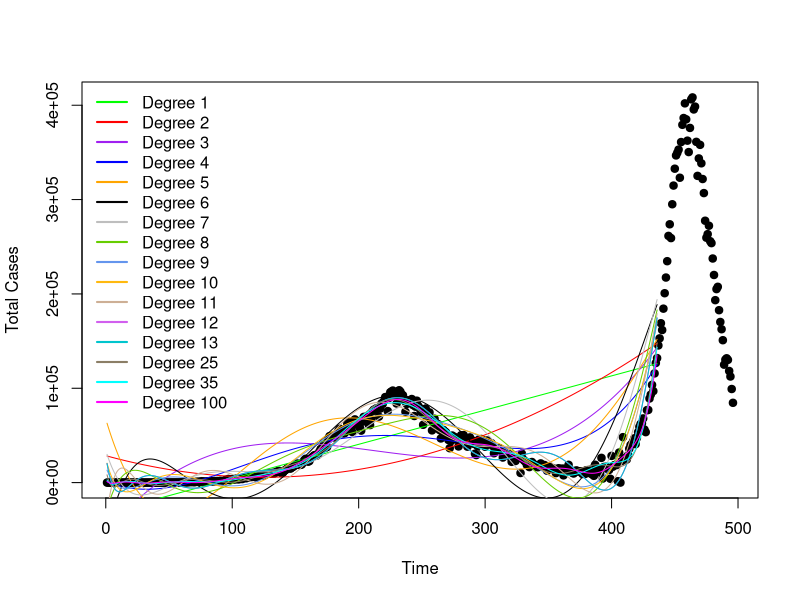
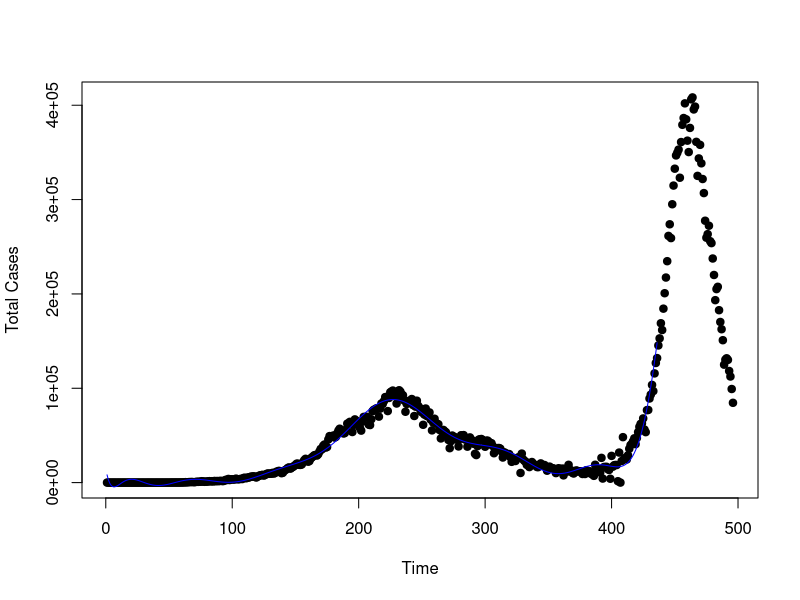
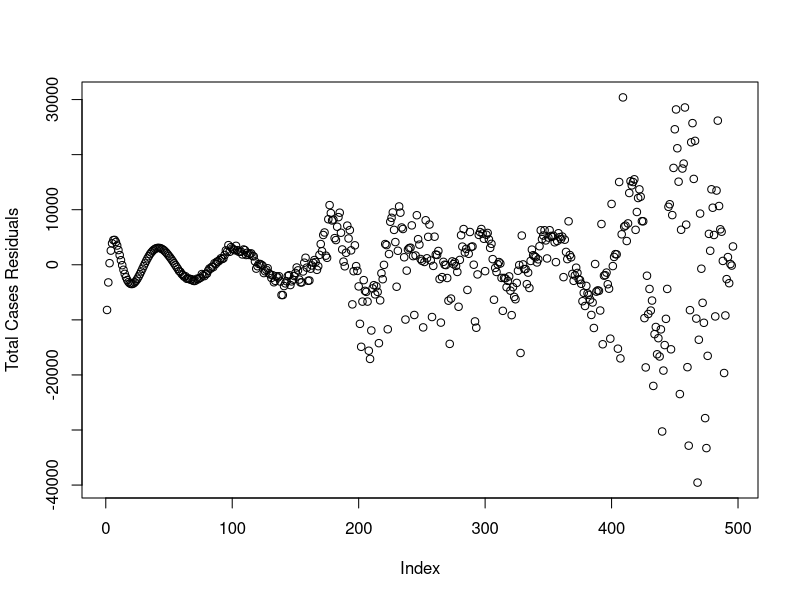
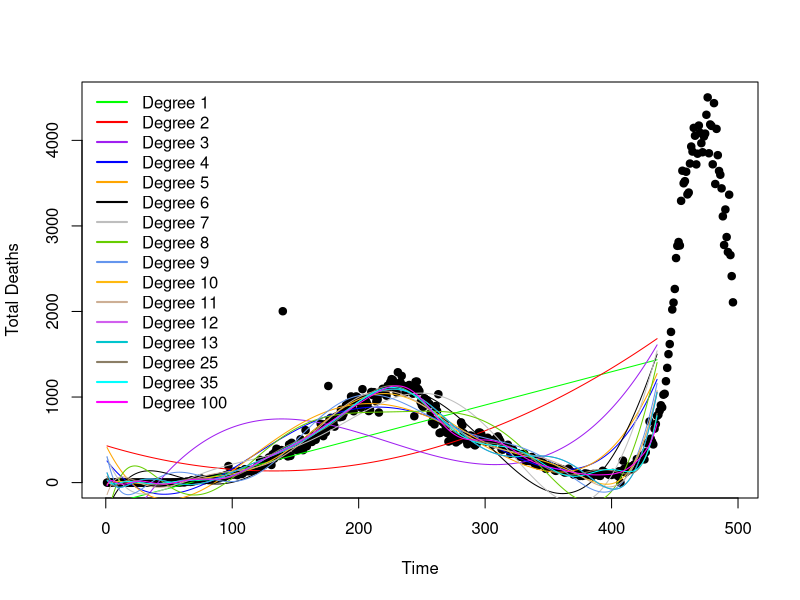
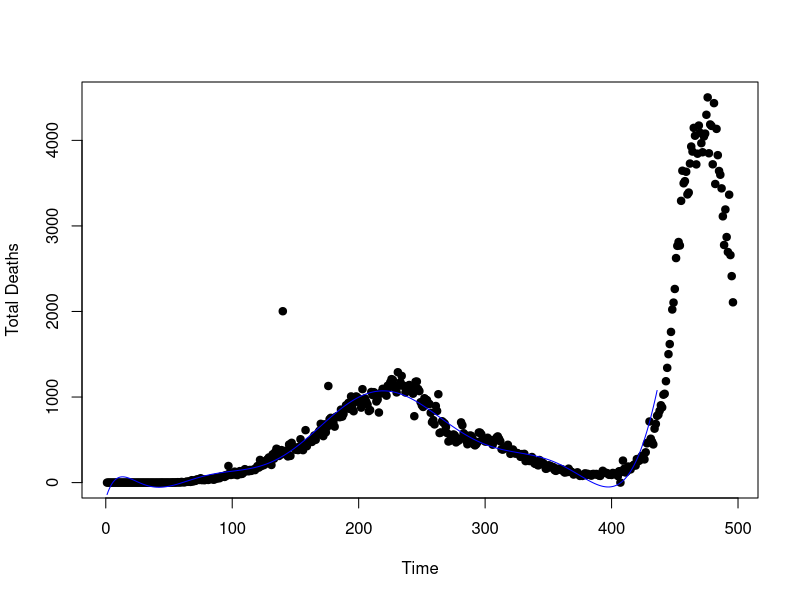
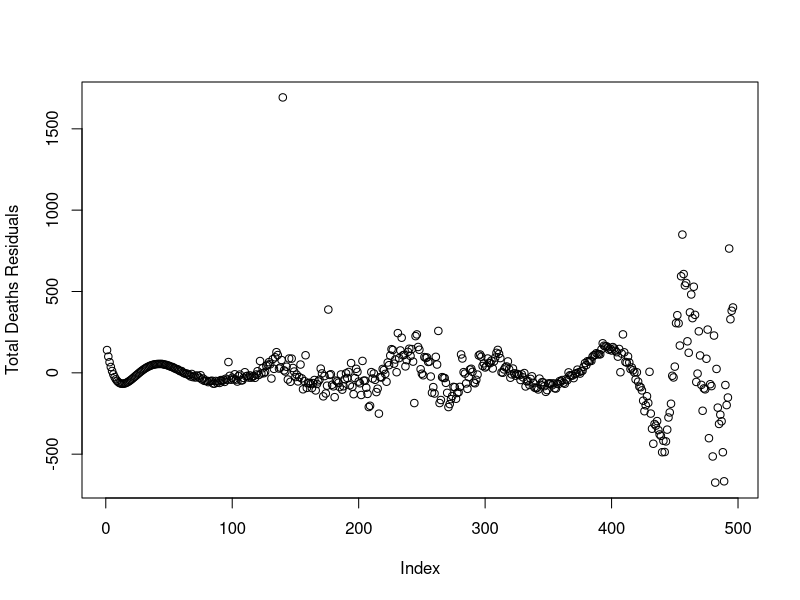
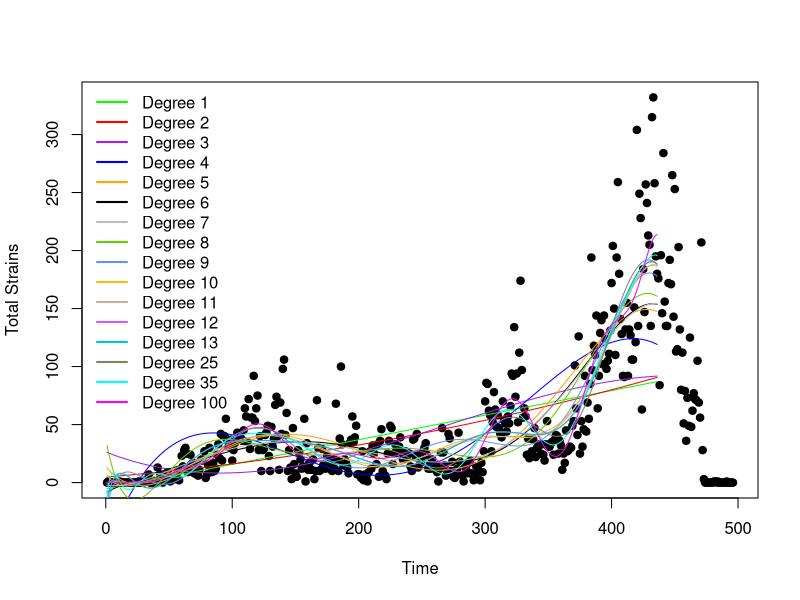
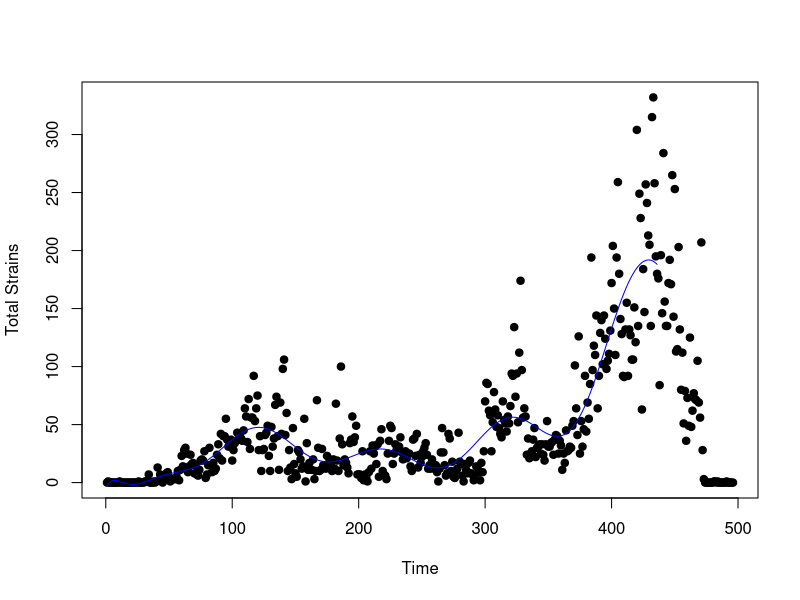

These figures' R source, in order:
rm(list=ls())

# Need the "tseries" package for "adf.test" function.
#install.packages("tseries")
library(tseries)
#---------------------------------------------------------------------------------------
# Polynomial Curve Fitting
#---------------------------------------------------------------------------------------

df <- read.csv("data_final/combined_final_data.csv")  # Reading the number of cases
df <- subset(df,select = -c(1))


df$x <- 0
for(i in 1:nrow(df)) {  df$x[i] <- i}


df$y <- df$total_cases


fit1 <- lm(y~x, data=df)
fit2 <- lm(y~poly(x,2,raw=TRUE), data=df)
fit3 <- lm(y~poly(x,3,raw=TRUE), data=df)
fit4 <- lm(y~poly(x,4,raw=TRUE), data=df)
fit5 <- lm(y~poly(x,5,raw=TRUE), data=df)
fit6 <- lm(y~poly(x,6,raw=TRUE), data=df)
fit7 <- lm(y~poly(x,7,raw=TRUE), data=df)
fit8 <- lm(y~poly(x,8,raw=TRUE), data=df)
fit9 <- lm(y~poly(x,9,raw=TRUE), data=df)
fit10 <- lm(y~poly(x,10,raw=TRUE), data=df)
fit11 <- lm(y~poly(x,11,raw=TRUE), data=df)
fit12 <- lm(y~poly(x,12,raw=TRUE), data=df)
fit13 <- lm(y~poly(x,13,raw=TRUE), data=df)
fit25 <- lm(y~poly(x,25,raw=TRUE), data=df)
fit35 <- lm(y~poly(x,35,raw=TRUE), data=df)
fit100 <- lm(y~poly(x,100,raw=TRUE), data=df)

#create a scatterplot of x vs. y
plot(df$x, df$y, pch=19, xlab='Time', ylab='Total Cases')

#define x-axis values
x_axis <- seq(1, 436, length=436)

#add curve of each model to plot
lines(x_axis, predict(fit1, data.frame(x=x_axis)), col='green')
lines(x_axis, predict(fit2, data.frame(x=x_axis)), col='red')
lines(x_axis, predict(fit3, data.frame(x=x_axis)), col='purple')
lines(x_axis, predict(fit4, data.frame(x=x_axis)), col='blue')
lines(x_axis, predict(fit5, data.frame(x=x_axis)), col='orange')
lines(x_axis, predict(fit6, data.frame(x=x_axis)), col='black')
lines(x_axis, predict(fit7, data.frame(x=x_axis)), col='grey')
lines(x_axis, predict(fit8, data.frame(x=x_axis)), col='chartreuse3')
lines(x_axis, predict(fit9, data.frame(x=x_axis)), col='cornflowerblue')
lines(x_axis, predict(fit10, data.frame(x=x_axis)), col='darkgoldenrod1')
lines(x_axis, predict(fit11, data.frame(x=x_axis)), col='peachpuff3')
lines(x_axis, predict(fit12, data.frame(x=x_axis)), col='mediumorchid2')
lines(x_axis, predict(fit13, data.frame(x=x_axis)), col='turquoise3')
lines(x_axis, predict(fit25, data.frame(x=x_axis)), col='wheat4')
lines(x_axis, predict(fit35, data.frame(x=x_axis)), col='cyan')
lines(x_axis, predict(fit100, data.frame(x=x_axis)), col='magenta')
legend("topleft", c("Degree 1","Degree 2","Degree 3","Degree 4","Degree 5","Degree 6","Degree 7","Degree 8","Degree 9","Degree 10","Degree 11","Degree 12","Degree 13","Degree 25","Degree 35","Degree 100"),lty = c(1,1,1,1,1,1,1,1,1,1,1,1,1,1,1,1), lwd = 2, col = c('green','red','purple','blue','orange','black','grey','chartreuse3','cornflowerblue','darkgoldenrod1','peachpuff3','mediumorchid2','turquoise3','wheat4','cyan','magenta'), bty = "n")

summary(fit1)$adj.r.squared
summary(fit2)$adj.r.squared
summary(fit3)$adj.r.squared
summary(fit4)$adj.r.squared
summary(fit5)$adj.r.squared
summary(fit6)$adj.r.squared
summary(fit7)$adj.r.squared
summary(fit8)$adj.r.squared
summary(fit9)$adj.r.squared
summary(fit10)$adj.r.squared
summary(fit11)$adj.r.squared
summary(fit12)$adj.r.squared
summary(fit13)$adj.r.squared
summary(fit25)$adj.r.squared
summary(fit35)$adj.r.squared
summary(fit100)$adj.r.squared

#create a scatterplot of x vs. y
plot(df$x, df$y, pch=19, xlab='Time', ylab='Total Cases')

#define x-axis values
x_axis <- seq(1, 436, length=436)

#add curve of fourth-degree polynomial model
lines(x_axis, predict(fit25, data.frame(x=x_axis)), col='blue')


summary(fit25)

plot(fit25$residuals,ylab="Total Cases Residuals")

#----------------------------------------------------------------------------------------------------------------------------
#----------------------------------------------------------------------------------------------------------------------------

rm(list=ls())

df <- read.csv("data_final/combined_final_data.csv")  # Reading the number of cases
df <- subset(df,select = -c(1))


#Finding the curve that fits best to the total_deaths trend.

df$x <- 0
for(i in 1:nrow(df)) {  df$x[i] <- i}


df$y <- df$total_deaths


fit1 <- lm(y~x, data=df)
fit2 <- lm(y~poly(x,2,raw=TRUE), data=df)
fit3 <- lm(y~poly(x,3,raw=TRUE), data=df)
fit4 <- lm(y~poly(x,4,raw=TRUE), data=df)
fit5 <- lm(y~poly(x,5,raw=TRUE), data=df)
fit6 <- lm(y~poly(x,6,raw=TRUE), data=df)
fit7 <- lm(y~poly(x,7,raw=TRUE), data=df)
fit8 <- lm(y~poly(x,8,raw=TRUE), data=df)
fit9 <- lm(y~poly(x,9,raw=TRUE), data=df)
fit10 <- lm(y~poly(x,10,raw=TRUE), data=df)
fit11 <- lm(y~poly(x,11,raw=TRUE), data=df)
fit12 <- lm(y~poly(x,12,raw=TRUE), data=df)
fit13 <- lm(y~poly(x,13,raw=TRUE), data=df)

fit25 <- lm(y~poly(x,25,raw=TRUE), data=df)
fit35 <- lm(y~poly(x,35,raw=TRUE), data=df)
fit100 <- lm(y~poly(x,100,raw=TRUE), data=df)

#create a scatterplot of x vs. y
plot(df$x, df$y, pch=19, xlab='Time', ylab='Total Deaths')

#define x-axis values
x_axis <- seq(1, 436, length=436)

#add curve of each model to plot
lines(x_axis, predict(fit1, data.frame(x=x_axis)), col='green')
lines(x_axis, predict(fit2, data.frame(x=x_axis)), col='red')
lines(x_axis, predict(fit3, data.frame(x=x_axis)), col='purple')
lines(x_axis, predict(fit4, data.frame(x=x_axis)), col='blue')
lines(x_axis, predict(fit5, data.frame(x=x_axis)), col='orange')
lines(x_axis, predict(fit6, data.frame(x=x_axis)), col='black')
lines(x_axis, predict(fit7, data.frame(x=x_axis)), col='grey')
lines(x_axis, predict(fit8, data.frame(x=x_axis)), col='chartreuse3')
lines(x_axis, predict(fit9, data.frame(x=x_axis)), col='cornflowerblue')
lines(x_axis, predict(fit10, data.frame(x=x_axis)), col='darkgoldenrod1')
lines(x_axis, predict(fit11, data.frame(x=x_axis)), col='peachpuff3')
lines(x_axis, predict(fit12, data.frame(x=x_axis)), col='mediumorchid2')
lines(x_axis, predict(fit13, data.frame(x=x_axis)), col='turquoise3')
lines(x_axis, predict(fit25, data.frame(x=x_axis)), col='wheat4')
lines(x_axis, predict(fit35, data.frame(x=x_axis)), col='cyan')
lines(x_axis, predict(fit100, data.frame(x=x_axis)), col='magenta')
legend("topleft", c("Degree 1","Degree 2","Degree 3","Degree 4","Degree 5","Degree 6","Degree 7","Degree 8","Degree 9","Degree 10","Degree 11","Degree 12","Degree 13","Degree 25","Degree 35","Degree 100"),lty = c(1,1,1,1,1,1,1,1,1,1,1,1,1,1,1,1), lwd = 2, col = c('green','red','purple','blue','orange','black','grey','chartreuse3','cornflowerblue','darkgoldenrod1','peachpuff3','mediumorchid2','turquoise3','wheat4','cyan','magenta'), bty = "n")


summary(fit1)$adj.r.squared
summary(fit2)$adj.r.squared
summary(fit3)$adj.r.squared
summary(fit4)$adj.r.squared
summary(fit5)$adj.r.squared
summary(fit6)$adj.r.squared
summary(fit7)$adj.r.squared
summary(fit8)$adj.r.squared
summary(fit9)$adj.r.squared
summary(fit10)$adj.r.squared
summary(fit11)$adj.r.squared
summary(fit12)$adj.r.squared
summary(fit13)$adj.r.squared
summary(fit25)$adj.r.squared
summary(fit35)$adj.r.squared
summary(fit100)$adj.r.squared

#create a scatterplot of x vs. y
plot(df$x, df$y, pch=19, xlab='Time', ylab='Total Deaths')

#define x-axis values
x_axis <- seq(1, 436, length=436)

#add curve of fourth-degree polynomial model
lines(x_axis, predict(fit11, data.frame(x=x_axis)), col='blue')


summary(fit11)

plot(fit11$residuals,ylab="Total Deaths Residuals")

#----------------------------------------------------------------------------------------------------------------------------
#----------------------------------------------------------------------------------------------------------------------------

rm(list=ls())

df <- read.csv("data_final/combined_final_data.csv")  # Reading the number of cases
df <- subset(df,select = -c(1))


#Finding the curve that fits best to the total_strains trend.

df$x <- 0
for(i in 1:nrow(df)) {  df$x[i] <- i}


df$y <- df$total_strains


fit1 <- lm(y~x, data=df)
fit2 <- lm(y~poly(x,2,raw=TRUE), data=df)
fit3 <- lm(y~poly(x,3,raw=TRUE), data=df)
fit4 <- lm(y~poly(x,4,raw=TRUE), data=df)
fit5 <- lm(y~poly(x,5,raw=TRUE), data=df)
fit6 <- lm(y~poly(x,6,raw=TRUE), data=df)
fit7 <- lm(y~poly(x,7,raw=TRUE), data=df)
fit8 <- lm(y~poly(x,8,raw=TRUE), data=df)
fit9 <- lm(y~poly(x,9,raw=TRUE), data=df)
fit10 <- lm(y~poly(x,10,raw=TRUE), data=df)
fit11 <- lm(y~poly(x,11,raw=TRUE), data=df)
fit12 <- lm(y~poly(x,12,raw=TRUE), data=df)
fit13 <- lm(y~poly(x,13,raw=TRUE), data=df)

fit25 <- lm(y~poly(x,25,raw=TRUE), data=df)
fit35 <- lm(y~poly(x,35,raw=TRUE), data=df)
fit100 <- lm(y~poly(x,100,raw=TRUE), data=df)

#create a scatterplot of x vs. y
plot(df$x, df$y, pch=19, xlab='Time', ylab='Total Strains')

#define x-axis values
x_axis <- seq(1, 436, length=436)

#add curve of each model to plot
lines(x_axis, predict(fit1, data.frame(x=x_axis)), col='green')
lines(x_axis, predict(fit2, data.frame(x=x_axis)), col='red')
lines(x_axis, predict(fit3, data.frame(x=x_axis)), col='purple')
lines(x_axis, predict(fit4, data.frame(x=x_axis)), col='blue')
lines(x_axis, predict(fit5, data.frame(x=x_axis)), col='orange')
lines(x_axis, predict(fit6, data.frame(x=x_axis)), col='black')
lines(x_axis, predict(fit7, data.frame(x=x_axis)), col='grey')
lines(x_axis, predict(fit8, data.frame(x=x_axis)), col='chartreuse3')
lines(x_axis, predict(fit9, data.frame(x=x_axis)), col='cornflowerblue')
lines(x_axis, predict(fit10, data.frame(x=x_axis)), col='darkgoldenrod1')
lines(x_axis, predict(fit11, data.frame(x=x_axis)), col='peachpuff3')
lines(x_axis, predict(fit12, data.frame(x=x_axis)), col='mediumorchid2')
lines(x_axis, predict(fit13, data.frame(x=x_axis)), col='turquoise3')
lines(x_axis, predict(fit25, data.frame(x=x_axis)), col='wheat4')
lines(x_axis, predict(fit35, data.frame(x=x_axis)), col='cyan')
lines(x_axis, predict(fit100, data.frame(x=x_axis)), col='magenta')
legend("topleft", c("Degree 1","Degree 2","Degree 3","Degree 4","Degree 5","Degree 6","Degree 7","Degree 8","Degree 9","Degree 10","Degree 11","Degree 12","Degree 13","Degree 25","Degree 35","Degree 100"),lty = c(1,1,1,1,1,1,1,1,1,1,1,1,1,1,1,1), lwd = 2, col = c('green','red','purple','blue','orange','black','grey','chartreuse3','cornflowerblue','darkgoldenrod1','peachpuff3','mediumorchid2','turquoise3','wheat4','cyan','magenta'), bty = "n")

summary(fit1)$adj.r.squared
summary(fit2)$adj.r.squared
summary(fit3)$adj.r.squared
summary(fit4)$adj.r.squared
summary(fit5)$adj.r.squared
summary(fit6)$adj.r.squared
summary(fit7)$adj.r.squared
summary(fit8)$adj.r.squared
summary(fit9)$adj.r.squared
summary(fit10)$adj.r.squared
summary(fit11)$adj.r.squared
summary(fit12)$adj.r.squared
summary(fit13)$adj.r.squared
summary(fit25)$adj.r.squared
summary(fit35)$adj.r.squared
summary(fit100)$adj.r.squared

#create a scatterplot of x vs. y
plot(df$x, df$y, pch=19, xlab='Time', ylab='Total Strains')

#define x-axis values
x_axis <- seq(1, 436, length=436)

#add curve of fourth-degree polynomial model
lines(x_axis, predict(fit25, data.frame(x=x_axis)), col='blue')


summary(fit25)

plot(fit25$residuals,ylab="Total Strains Residuals")


#----------------------------------------------------------------------------------------------------------------------------
#----------------------------------------------------------------------------------------------------------------------------

rm(list=ls())

df <- read.csv("data_final/combined_final_data.csv")  # Reading the number of cases
df <- subset(df,select = -c(1))


#Finding the curve that fits best to the Total_severity trend.

df$x <- 0
for(i in 1:nrow(df)) {  df$x[i] <- i}


df$y <- df$Total_severity


fit1 <- lm(y~x, data=df)
fit2 <- lm(y~poly(x,2,raw=TRUE), data=df)
fit3 <- lm(y~poly(x,3,raw=TRUE), data=df)
fit4 <- lm(y~poly(x,4,raw=TRUE), data=df)
fit5 <- lm(y~poly(x,5,raw=TRUE), data=df)
fit6 <- lm(y~poly(x,6,raw=TRUE), data=df)
fit7 <- lm(y~poly(x,7,raw=TRUE), data=df)
fit8 <- lm(y~poly(x,8,raw=TRUE), data=df)
fit9 <- lm(y~poly(x,9,raw=TRUE), data=df)
fit10 <- lm(y~poly(x,10,raw=TRUE), data=df)
fit11 <- lm(y~poly(x,11,raw=TRUE), data=df)
fit12 <- lm(y~poly(x,12,raw=TRUE), data=df)
fit13 <- lm(y~poly(x,13,raw=TRUE), data=df)
fit25 <- lm(y~poly(x,25,raw=TRUE), data=df)
fit35 <- lm(y~poly(x,35,raw=TRUE), data=df)
fit100 <- lm(y~poly(x,100,raw=TRUE), data=df)

#create a scatterplot of x vs. y
plot(df$x, df$y, pch=19, xlab='Time', ylab='Total Severity')

#define x-axis values
x_axis <- seq(1, 436, length=436)

#add curve of each model to plot
lines(x_axis, predict(fit1, data.frame(x=x_axis)), col='green')
lines(x_axis, predict(fit2, data.frame(x=x_axis)), col='red')
lines(x_axis, predict(fit3, data.frame(x=x_axis)), col='purple')
lines(x_axis, predict(fit4, data.frame(x=x_axis)), col='blue')
lines(x_axis, predict(fit5, data.frame(x=x_axis)), col='orange')
lines(x_axis, predict(fit6, data.frame(x=x_axis)), col='black')
lines(x_axis, predict(fit7, data.frame(x=x_axis)), col='grey')
lines(x_axis, predict(fit8, data.frame(x=x_axis)), col='chartreuse3')
lines(x_axis, predict(fit9, data.frame(x=x_axis)), col='cornflowerblue')
lines(x_axis, predict(fit10, data.frame(x=x_axis)), col='darkgoldenrod1')
lines(x_axis, predict(fit11, data.frame(x=x_axis)), col='peachpuff3')
lines(x_axis, predict(fit12, data.frame(x=x_axis)), col='mediumorchid2')
lines(x_axis, predict(fit13, data.frame(x=x_axis)), col='turquoise3')
lines(x_axis, predict(fit25, data.frame(x=x_axis)), col='wheat4')
lines(x_axis, predict(fit35, data.frame(x=x_axis)), col='cyan')
lines(x_axis, predict(fit100, data.frame(x=x_axis)), col='magenta')
legend("topleft", c("Degree 1","Degree 2","Degree 3","Degree 4","Degree 5","Degree 6","Degree 7","Degree 8","Degree 9","Degree 10","Degree 11","Degree 12","Degree 13","Degree 25","Degree 35","Degree 100"),lty = c(1,1,1,1,1,1,1,1,1,1,1,1,1,1,1,1), lwd = 2, col = c('green','red','purple','blue','orange','black','grey','chartreuse3','cornflowerblue','darkgoldenrod1','peachpuff3','mediumorchid2','turquoise3','wheat4','cyan','magenta'), bty = "n")

summary(fit1)$adj.r.squared
summary(fit2)$adj.r.squared
summary(fit3)$adj.r.squared
summary(fit4)$adj.r.squared
summary(fit5)$adj.r.squared
summary(fit6)$adj.r.squared
summary(fit7)$adj.r.squared
summary(fit8)$adj.r.squared
summary(fit9)$adj.r.squared
summary(fit10)$adj.r.squared
summary(fit11)$adj.r.squared
summary(fit12)$adj.r.squared
summary(fit13)$adj.r.squared
summary(fit25)$adj.r.squared
summary(fit35)$adj.r.squared
summary(fit100)$adj.r.squared

#create a scatterplot of x vs. y
plot(df$x, df$y, pch=19, xlab='Time', ylab='Total Severity')

#define x-axis values
x_axis <- seq(1, 436, length=436)

#add curve of fourth-degree polynomial model
lines(x_axis, predict(fit5, data.frame(x=x_axis)), col='blue')


summary(fit5)

plot(fit5$residuals,ylab="Total Severity Residuals")






#----------------------------------------------------------------------------------------------------------------------------
#----------------------------------------------------------------------------------------------------------------------------

rm(list=ls())

df <- read.csv("data_final/combined_final_data.csv")  # Reading the number of cases
df <- subset(df,select = -c(1))


#Finding the curve that fits best to the Total_severity trend.

df$x <- 0
for(i in 1:nrow(df)) {  df$x[i] <- i}


df$y <- df$alpha_strains


fit1 <- lm(y~x, data=df)
fit2 <- lm(y~poly(x,2,raw=TRUE), data=df)
fit3 <- lm(y~poly(x,3,raw=TRUE), data=df)
fit4 <- lm(y~poly(x,4,raw=TRUE), data=df)
fit5 <- lm(y~poly(x,5,raw=TRUE), data=df)
fit6 <- lm(y~poly(x,6,raw=TRUE), data=df)
fit7 <- lm(y~poly(x,7,raw=TRUE), data=df)
fit8 <- lm(y~poly(x,8,raw=TRUE), data=df)
fit9 <- lm(y~poly(x,9,raw=TRUE), data=df)
fit10 <- lm(y~poly(x,10,raw=TRUE), data=df)
fit11 <- lm(y~poly(x,11,raw=TRUE), data=df)
fit12 <- lm(y~poly(x,12,raw=TRUE), data=df)
fit13 <- lm(y~poly(x,13,raw=TRUE), data=df)
fit25 <- lm(y~poly(x,25,raw=TRUE), data=df)
fit35 <- lm(y~poly(x,35,raw=TRUE), data=df)
fit100 <- lm(y~poly(x,100,raw=TRUE), data=df)

#create a scatterplot of x vs. y
plot(df$x, df$y, pch=19, xlab='Time', ylab='Alpha Strains')

#define x-axis values
x_axis <- seq(1, 436, length=436)

#add curve of each model to plot
lines(x_axis, predict(fit1, data.frame(x=x_axis)), col='green')
lines(x_axis, predict(fit2, data.frame(x=x_axis)), col='red')
lines(x_axis, predict(fit3, data.frame(x=x_axis)), col='purple')
lines(x_axis, predict(fit4, data.frame(x=x_axis)), col='blue')
lines(x_axis, predict(fit5, data.frame(x=x_axis)), col='orange')
lines(x_axis, predict(fit6, data.frame(x=x_axis)), col='black')
lines(x_axis, predict(fit7, data.frame(x=x_axis)), col='grey')
lines(x_axis, predict(fit8, data.frame(x=x_axis)), col='chartreuse3')
lines(x_axis, predict(fit9, data.frame(x=x_axis)), col='cornflowerblue')
lines(x_axis, predict(fit10, data.frame(x=x_axis)), col='darkgoldenrod1')
lines(x_axis, predict(fit11, data.frame(x=x_axis)), col='peachpuff3')
lines(x_axis, predict(fit12, data.frame(x=x_axis)), col='mediumorchid2')
lines(x_axis, predict(fit13, data.frame(x=x_axis)), col='turquoise3')
lines(x_axis, predict(fit25, data.frame(x=x_axis)), col='wheat4')
lines(x_axis, predict(fit35, data.frame(x=x_axis)), col='cyan')
lines(x_axis, predict(fit100, data.frame(x=x_axis)), col='magenta')
legend("topleft", c("Degree 1","Degree 2","Degree 3","Degree 4","Degree 5","Degree 6","Degree 7","Degree 8","Degree 9","Degree 10","Degree 11","Degree 12","Degree 13","Degree 25","Degree 35","Degree 100"),lty = c(1,1,1,1,1,1,1,1,1,1,1,1,1,1,1,1), lwd = 2, col = c('green','red','purple','blue','orange','black','grey','chartreuse3','cornflowerblue','darkgoldenrod1','peachpuff3','mediumorchid2','turquoise3','wheat4','cyan','magenta'), bty = "n")

summary(fit1)$adj.r.squared
summary(fit2)$adj.r.squared
summary(fit3)$adj.r.squared
summary(fit4)$adj.r.squared
summary(fit5)$adj.r.squared
summary(fit6)$adj.r.squared
summary(fit7)$adj.r.squared
summary(fit8)$adj.r.squared
summary(fit9)$adj.r.squared
summary(fit10)$adj.r.squared
summary(fit11)$adj.r.squared
summary(fit12)$adj.r.squared
summary(fit13)$adj.r.squared
summary(fit25)$adj.r.squared
summary(fit35)$adj.r.squared
summary(fit100)$adj.r.squared

#create a scatterplot of x vs. y
plot(df$x, df$y, pch=19, xlab='Time', ylab='Alpha Strains')

#define x-axis values
x_axis <- seq(1, 436, length=436)

#add curve of fourth-degree polynomial model
lines(x_axis, predict(fit25, data.frame(x=x_axis)), col='blue')


summary(fit25)

plot(fit25$residuals,ylab="Alpha Strains Residuals")



rm(list=ls())

#----------------------------------------------------------------------------------------------------------------------------
#----------------------------------------------------------------------------------------------------------------------------

rm(list=ls())

df <- read.csv("data_final/combined_final_data.csv")  # Reading the number of cases
df <- subset(df,select = -c(1))


#Finding the curve that fits best to the Total_severity trend.

df$x <- 0
for(i in 1:nrow(df)) {  df$x[i] <- i}


df$y <- df$beta_strains


fit1 <- lm(y~x, data=df)
fit2 <- lm(y~poly(x,2,raw=TRUE), data=df)
fit3 <- lm(y~poly(x,3,raw=TRUE), data=df)
fit4 <- lm(y~poly(x,4,raw=TRUE), data=df)
fit5 <- lm(y~poly(x,5,raw=TRUE), data=df)
fit6 <- lm(y~poly(x,6,raw=TRUE), data=df)
fit7 <- lm(y~poly(x,7,raw=TRUE), data=df)
fit8 <- lm(y~poly(x,8,raw=TRUE), data=df)
fit9 <- lm(y~poly(x,9,raw=TRUE), data=df)
fit10 <- lm(y~poly(x,10,raw=TRUE), data=df)
fit11 <- lm(y~poly(x,11,raw=TRUE), data=df)
fit12 <- lm(y~poly(x,12,raw=TRUE), data=df)
fit13 <- lm(y~poly(x,13,raw=TRUE), data=df)
fit25 <- lm(y~poly(x,25,raw=TRUE), data=df)
fit35 <- lm(y~poly(x,35,raw=TRUE), data=df)
fit100 <- lm(y~poly(x,100,raw=TRUE), data=df)

#create a scatterplot of x vs. y
plot(df$x, df$y, pch=19, xlab='Time', ylab='Beta Strains')

#define x-axis values
x_axis <- seq(1, 436, length=436)

#add curve of each model to plot
lines(x_axis, predict(fit1, data.frame(x=x_axis)), col='green')
lines(x_axis, predict(fit2, data.frame(x=x_axis)), col='red')
lines(x_axis, predict(fit3, data.frame(x=x_axis)), col='purple')
lines(x_axis, predict(fit4, data.frame(x=x_axis)), col='blue')
lines(x_axis, predict(fit5, data.frame(x=x_axis)), col='orange')
lines(x_axis, predict(fit6, data.frame(x=x_axis)), col='black')
lines(x_axis, predict(fit7, data.frame(x=x_axis)), col='grey')
lines(x_axis, predict(fit8, data.frame(x=x_axis)), col='chartreuse3')
lines(x_axis, predict(fit9, data.frame(x=x_axis)), col='cornflowerblue')
lines(x_axis, predict(fit10, data.frame(x=x_axis)), col='darkgoldenrod1')
lines(x_axis, predict(fit11, data.frame(x=x_axis)), col='peachpuff3')
lines(x_axis, predict(fit12, data.frame(x=x_axis)), col='mediumorchid2')
lines(x_axis, predict(fit13, data.frame(x=x_axis)), col='turquoise3')
lines(x_axis, predict(fit25, data.frame(x=x_axis)), col='wheat4')
lines(x_axis, predict(fit35, data.frame(x=x_axis)), col='cyan')
lines(x_axis, predict(fit100, data.frame(x=x_axis)), col='magenta')
legend("topleft", c("Degree 1","Degree 2","Degree 3","Degree 4","Degree 5","Degree 6","Degree 7","Degree 8","Degree 9","Degree 10","Degree 11","Degree 12","Degree 13","Degree 25","Degree 35","Degree 100"),lty = c(1,1,1,1,1,1,1,1,1,1,1,1,1,1,1,1), lwd = 2, col = c('green','red','purple','blue','orange','black','grey','chartreuse3','cornflowerblue','darkgoldenrod1','peachpuff3','mediumorchid2','turquoise3','wheat4','cyan','magenta'), bty = "n")

summary(fit1)$adj.r.squared
summary(fit2)$adj.r.squared
summary(fit3)$adj.r.squared
summary(fit4)$adj.r.squared
summary(fit5)$adj.r.squared
summary(fit6)$adj.r.squared
summary(fit7)$adj.r.squared
summary(fit8)$adj.r.squared
summary(fit9)$adj.r.squared
summary(fit10)$adj.r.squared
summary(fit11)$adj.r.squared
summary(fit12)$adj.r.squared
summary(fit13)$adj.r.squared
summary(fit25)$adj.r.squared
summary(fit35)$adj.r.squared
summary(fit100)$adj.r.squared

#create a scatterplot of x vs. y
plot(df$x, df$y, pch=19, xlab='Time', ylab='Beta Strains')

#define x-axis values
x_axis <- seq(1, 436, length=436)

#add curve of fourth-degree polynomial model
lines(x_axis, predict(fit9, data.frame(x=x_axis)), col='blue')


summary(fit9)
plot(fit9$residuals,ylab="Beta Strains Residuals")



rm(list=ls())


#----------------------------------------------------------------------------------------------------------------------------
#----------------------------------------------------------------------------------------------------------------------------

rm(list=ls())

df <- read.csv("data_final/combined_final_data.csv")  # Reading the number of cases
df <- subset(df,select = -c(1))


#Finding the curve that fits best to the Total_severity trend.

df$x <- 0
for(i in 1:nrow(df)) {  df$x[i] <- i}


df$y <- df$gamma_strains


fit1 <- lm(y~x, data=df)
fit2 <- lm(y~poly(x,2,raw=TRUE), data=df)
fit3 <- lm(y~poly(x,3,raw=TRUE), data=df)
fit4 <- lm(y~poly(x,4,raw=TRUE), data=df)
fit5 <- lm(y~poly(x,5,raw=TRUE), data=df)
fit6 <- lm(y~poly(x,6,raw=TRUE), data=df)
fit7 <- lm(y~poly(x,7,raw=TRUE), data=df)
fit8 <- lm(y~poly(x,8,raw=TRUE), data=df)
fit9 <- lm(y~poly(x,9,raw=TRUE), data=df)
fit10 <- lm(y~poly(x,10,raw=TRUE), data=df)
fit11 <- lm(y~poly(x,11,raw=TRUE), data=df)
fit12 <- lm(y~poly(x,12,raw=TRUE), data=df)
fit13 <- lm(y~poly(x,13,raw=TRUE), data=df)
fit25 <- lm(y~poly(x,25,raw=TRUE), data=df)
fit35 <- lm(y~poly(x,35,raw=TRUE), data=df)
fit100 <- lm(y~poly(x,100,raw=TRUE), data=df)

#create a scatterplot of x vs. y
plot(df$x, df$y, pch=19, xlab='Time', ylab='Gamma Strains')

#define x-axis values
x_axis <- seq(1, 436, length=436)

#add curve of each model to plot
lines(x_axis, predict(fit1, data.frame(x=x_axis)), col='green')
lines(x_axis, predict(fit2, data.frame(x=x_axis)), col='red')
lines(x_axis, predict(fit3, data.frame(x=x_axis)), col='purple')
lines(x_axis, predict(fit4, data.frame(x=x_axis)), col='blue')
lines(x_axis, predict(fit5, data.frame(x=x_axis)), col='orange')
lines(x_axis, predict(fit6, data.frame(x=x_axis)), col='black')
lines(x_axis, predict(fit7, data.frame(x=x_axis)), col='grey')
lines(x_axis, predict(fit8, data.frame(x=x_axis)), col='chartreuse3')
lines(x_axis, predict(fit9, data.frame(x=x_axis)), col='cornflowerblue')
lines(x_axis, predict(fit10, data.frame(x=x_axis)), col='darkgoldenrod1')
lines(x_axis, predict(fit11, data.frame(x=x_axis)), col='peachpuff3')
lines(x_axis, predict(fit12, data.frame(x=x_axis)), col='mediumorchid2')
lines(x_axis, predict(fit13, data.frame(x=x_axis)), col='turquoise3')
lines(x_axis, predict(fit25, data.frame(x=x_axis)), col='wheat4')
lines(x_axis, predict(fit35, data.frame(x=x_axis)), col='cyan')
lines(x_axis, predict(fit100, data.frame(x=x_axis)), col='magenta')
legend("topleft", c("Degree 1","Degree 2","Degree 3","Degree 4","Degree 5","Degree 6","Degree 7","Degree 8","Degree 9","Degree 10","Degree 11","Degree 12","Degree 13","Degree 25","Degree 35","Degree 100"),lty = c(1,1,1,1,1,1,1,1,1,1,1,1,1,1,1,1), lwd = 2, col = c('green','red','purple','blue','orange','black','grey','chartreuse3','cornflowerblue','darkgoldenrod1','peachpuff3','mediumorchid2','turquoise3','wheat4','cyan','magenta'), bty = "n")

summary(fit1)$adj.r.squared
summary(fit2)$adj.r.squared
summary(fit3)$adj.r.squared
summary(fit4)$adj.r.squared
summary(fit5)$adj.r.squared
summary(fit6)$adj.r.squared
summary(fit7)$adj.r.squared
summary(fit8)$adj.r.squared
summary(fit9)$adj.r.squared
summary(fit10)$adj.r.squared
summary(fit11)$adj.r.squared
summary(fit12)$adj.r.squared
summary(fit13)$adj.r.squared
summary(fit25)$adj.r.squared
summary(fit35)$adj.r.squared
summary(fit100)$adj.r.squared

#create a scatterplot of x vs. y
plot(df$x, df$y, pch=19, xlab='Time', ylab='Gamma Strains')

#define x-axis values
x_axis <- seq(1, 436, length=436)

#add curve of fourth-degree polynomial model
lines(x_axis, predict(fit5, data.frame(x=x_axis)), col='blue')


summary(fit5)
plot(fit5$residuals,ylab="Gamma Strains Residuals")



rm(list=ls())


#----------------------------------------------------------------------------------------------------------------------------
#----------------------------------------------------------------------------------------------------------------------------

rm(list=ls())

df <- read.csv("data_final/combined_final_data.csv")  # Reading the number of cases
df <- subset(df,select = -c(1))


#Finding the curve that fits best to the Total_severity trend.

df$x <- 0
for(i in 1:nrow(df)) {  df$x[i] <- i}


df$y <- df$delta_strains


fit1 <- lm(y~x, data=df)
fit2 <- lm(y~poly(x,2,raw=TRUE), data=df)
fit3 <- lm(y~poly(x,3,raw=TRUE), data=df)
fit4 <- lm(y~poly(x,4,raw=TRUE), data=df)
fit5 <- lm(y~poly(x,5,raw=TRUE), data=df)
fit6 <- lm(y~poly(x,6,raw=TRUE), data=df)
fit7 <- lm(y~poly(x,7,raw=TRUE), data=df)
fit8 <- lm(y~poly(x,8,raw=TRUE), data=df)
fit9 <- lm(y~poly(x,9,raw=TRUE), data=df)
fit10 <- lm(y~poly(x,10,raw=TRUE), data=df)
fit11 <- lm(y~poly(x,11,raw=TRUE), data=df)
fit12 <- lm(y~poly(x,12,raw=TRUE), data=df)
fit13 <- lm(y~poly(x,13,raw=TRUE), data=df)
fit25 <- lm(y~poly(x,25,raw=TRUE), data=df)
fit35 <- lm(y~poly(x,35,raw=TRUE), data=df)
fit100 <- lm(y~poly(x,100,raw=TRUE), data=df)

#create a scatterplot of x vs. y
plot(df$x, df$y, pch=19, xlab='Time', ylab='Delta Strains')

#define x-axis values
x_axis <- seq(1, 436, length=436)

#add curve of each model to plot
lines(x_axis, predict(fit1, data.frame(x=x_axis)), col='green')
lines(x_axis, predict(fit2, data.frame(x=x_axis)), col='red')
lines(x_axis, predict(fit3, data.frame(x=x_axis)), col='purple')
lines(x_axis, predict(fit4, data.frame(x=x_axis)), col='blue')
lines(x_axis, predict(fit5, data.frame(x=x_axis)), col='orange')
lines(x_axis, predict(fit6, data.frame(x=x_axis)), col='black')
lines(x_axis, predict(fit7, data.frame(x=x_axis)), col='grey')
lines(x_axis, predict(fit8, data.frame(x=x_axis)), col='chartreuse3')
lines(x_axis, predict(fit9, data.frame(x=x_axis)), col='cornflowerblue')
lines(x_axis, predict(fit10, data.frame(x=x_axis)), col='darkgoldenrod1')
lines(x_axis, predict(fit11, data.frame(x=x_axis)), col='peachpuff3')
lines(x_axis, predict(fit12, data.frame(x=x_axis)), col='mediumorchid2')
lines(x_axis, predict(fit13, data.frame(x=x_axis)), col='turquoise3')
lines(x_axis, predict(fit25, data.frame(x=x_axis)), col='wheat4')
lines(x_axis, predict(fit35, data.frame(x=x_axis)), col='cyan')
lines(x_axis, predict(fit100, data.frame(x=x_axis)), col='magenta')
legend("topleft", c("Degree 1","Degree 2","Degree 3","Degree 4","Degree 5","Degree 6","Degree 7","Degree 8","Degree 9","Degree 10","Degree 11","Degree 12","Degree 13","Degree 25","Degree 35","Degree 100"),lty = c(1,1,1,1,1,1,1,1,1,1,1,1,1,1,1,1), lwd = 2, col = c('green','red','purple','blue','orange','black','grey','chartreuse3','cornflowerblue','darkgoldenrod1','peachpuff3','mediumorchid2','turquoise3','wheat4','cyan','magenta'), bty = "n")

summary(fit1)$adj.r.squared
summary(fit2)$adj.r.squared
summary(fit3)$adj.r.squared
summary(fit4)$adj.r.squared
summary(fit5)$adj.r.squared
summary(fit6)$adj.r.squared
summary(fit7)$adj.r.squared
summary(fit8)$adj.r.squared
summary(fit9)$adj.r.squared
summary(fit10)$adj.r.squared
summary(fit11)$adj.r.squared
summary(fit12)$adj.r.squared
summary(fit13)$adj.r.squared
summary(fit25)$adj.r.squared
summary(fit35)$adj.r.squared
summary(fit100)$adj.r.squared

#create a scatterplot of x vs. y
plot(df$x, df$y, pch=19, xlab='Time', ylab='Delta Strains')

#define x-axis values
x_axis <- seq(1, 436, length=436)

#add curve of fourth-degree polynomial model
lines(x_axis, predict(fit9, data.frame(x=x_axis)), col='blue')


summary(fit9)
plot(fit9$residuals,ylab=" Delta Strains Residuals")



rm(list=ls())








#-----------------------------------------------------------------------------------
# Stationarity tests
#-----------------------------------------------------------------------------------
rm(list=ls())
df <- read.csv("data_final/combined_final_data.csv") # Reading the number of cases
df <- subset(df,select = -c(1))

t1 <- df$total_cases
t2 <- df$total_deaths
t3 <- df$total_strains
t4 <- df$Total_severity
t5 <- df$alpha_strains
t6 <- df$beta_strains
t7 <- df$gamma_strains
t8 <- df$delta_strains

adf1 = adf.test(t1)
adf1

adf2 = adf.test(t2)
adf2

adf3 = adf.test(t3)
adf3

adf4 = adf.test(t4)
adf4

adf5 = adf.test(t5)
adf5

adf6 = adf.test(t6)
adf6

adf7 = adf.test(t7)
adf7

adf8 = adf.test(t8)
adf8




#-----------------------------------------------------------------------------------
# Smoothening curves with Kernel Regression with validation and comparing with other regressions
#-----------------------------------------------------------------------------------



loess.gcv <- function(x, y){
  nobs <- length(y)
  xs <- sort(x, index.return = TRUE)
  x <- xs$x
  y <- y[xs$ix]
  tune.loess <- function(s){
    lo <- loess(y ~ x, span = s)
    mean((lo$fitted - y)^2) / (1 - lo$trace.hat/nobs)^2
  }
  os <- optimize(tune.loess, interval = c(.01, 99))$minimum
  lo <- loess(y ~ x, span = os)
  list(x = x, y = lo$fitted, df = lo$trace.hat, span = os)
}


ksmooth.gcv <- function(x, y){
  nobs <- length(y)
  xs <- sort(x, index.return = TRUE)
  x <- xs$x
  y <- y[xs$ix]
  xdif <- outer(x, x, FUN = "-")
  tune.ksmooth <- function(h){
    xden <- dnorm(xdif / h)
    xden <- xden / rowSums(xden)
    df <- sum(diag(xden))
    fit <- xden %*% y
    mean((fit - y)^2) / (1 - df/nobs)^2
  }
  xrng <- diff(range(x))
  oh <- optimize(tune.ksmooth, interval = c(xrng/nobs, xrng))$minimum
  if(any(oh == c(xrng/nobs, xrng)))
    warning("Minimum found on boundary of search range.\nYou should retune model with expanded range.")
  xden <- dnorm(xdif / oh)
  xden <- xden / rowSums(xden)
  df <- sum(diag(xden))
  fit <- xden %*% y
  list(x = x, y = fit, df = df, h = oh)
}




# -------------------------------------------------------------------------------------------------------------------
# Smoothening time series using Local Averaging, Local Regression and Kernel Regression for Total Cases
# -------------------------------------------------------------------------------------------------------------------

df$x <- 0
for(i in 1:nrow(df)) {  df$x[i] <- i}
# local averaging (cv span selection)
locavg <- with(df, supsmu(x,total_cases))

# local regression (gcv span selection)
locreg <- with(df, loess.gcv(x,total_cases))
locreg$df


cases <- with(df, ksmooth.gcv(x,total_cases))
cases$df

# plot data
plot(df$x, df$total_cases,xlab = "Time", ylab = "Total Cases")

lines(locavg, lwd = 2)
lines(locreg, lwd = 2, lty = 2, col = "red")
lines(cases, lwd = 2, lty = 3, col = "blue")

legend("topleft", c("supsmu", "loess", "ksmooth"),
       lty = 1:3, lwd = 2, col = c("black", "red", "blue"), bty = "n")

# -------------------------------------------------------------------------------------------------------------------
# Smoothening time series using Local Averaging, Local Regression and Kernel Regression for Total Deaths
# -------------------------------------------------------------------------------------------------------------------
# local averaging (cv span selection)
locavg <- with(df, supsmu(x,total_deaths))

# local regression (gcv span selection)
locreg <- with(df, loess.gcv(x,total_deaths))
locreg$df


deaths <- with(df, ksmooth.gcv(x,total_deaths))
deaths$df

# plot data
plot(df$x, df$total_deaths,xlab = "Time", ylab = "Total Deaths")

lines(locavg, lwd = 2)
lines(locreg, lwd = 2, lty = 2, col = "red")
lines(deaths, lwd = 2, lty = 3, col = "blue")

legend("topleft", c("supsmu", "loess", "ksmooth"),
       lty = 1:3, lwd = 2, col = c("black", "red", "blue"), bty = "n")


# -------------------------------------------------------------------------------------------------------------------
# Smoothening time series using Local Averaging, Local Regression and Kernel Regression for Total Strains
# -------------------------------------------------------------------------------------------------------------------

# local averaging (cv span selection)
locavg <- with(df, supsmu(x,total_strains))

# local regression (gcv span selection)
locreg <- with(df, loess.gcv(x,total_strains))
locreg$df


strains <- with(df, ksmooth.gcv(x,total_strains))
strains$df

# plot data
plot(df$x, df$total_strains,xlab = "Time", ylab = "Total Strains")

lines(locavg, lwd = 2)
lines(locreg, lwd = 2, lty = 2, col = "red")
lines(strains, lwd = 2, lty = 3, col = "blue")

legend("topleft", c("supsmu", "loess", "ksmooth"),
       lty = 1:3, lwd = 2, col = c("black", "red", "blue"), bty = "n")


# -------------------------------------------------------------------------------------------------------------------
# Smoothening time series using Local Averaging, Local Regression and Kernel Regression for Total Severity
# -------------------------------------------------------------------------------------------------------------------



# local averaging (cv span selection)
locavg <- with(df, supsmu(x,Total_severity))

# local regression (gcv span selection)
locreg <- with(df, loess.gcv(x,Total_severity))
locreg$df


severity <- with(df, ksmooth.gcv(x,Total_severity))
severity$df

# plot data
plot(df$x, df$Total_severity,xlab = "Time", ylab = "Total Severity")

lines(locavg, lwd = 2)
lines(locreg, lwd = 2, lty = 2, col = "red")
lines(severity, lwd = 2, lty = 3, col = "blue")

legend("topleft", c("supsmu", "loess", "ksmooth"),
       lty = 1:3, lwd = 2, col = c("black", "red", "blue"), bty = "n")



#-----------------------------------------------------------------------------------


# -------------------------------------------------------------------------------------------------------------------
# Smoothening time series using Local Averaging, Local Regression and Kernel Regression for Alpha Strains
# -------------------------------------------------------------------------------------------------------------------

# local averaging (cv span selection)
locavg <- with(df, supsmu(x,alpha_strains))

# local regression (gcv span selection)
locreg <- with(df, loess.gcv(x,alpha_strains))
locreg$df


alpha <- with(df, ksmooth.gcv(x,alpha_strains))
alpha$df

# plot data
plot(df$x, df$alpha_strains,xlab = "Time", ylab = "Alpha Strains")

lines(locavg, lwd = 2)
lines(locreg, lwd = 2, lty = 2, col = "red")
lines(alpha, lwd = 2, lty = 3, col = "blue")

legend("topleft", c("supsmu", "loess", "ksmooth"),
       lty = 1:3, lwd = 2, col = c("black", "red", "blue"), bty = "n")

# -------------------------------------------------------------------------------------------------------------------
# Smoothening time series using Local Averaging, Local Regression and Kernel Regression for Beta Strains
# -------------------------------------------------------------------------------------------------------------------
# local averaging (cv span selection)
locavg <- with(df, supsmu(x,beta_strains))

# local regression (gcv span selection)
locreg <- with(df, loess.gcv(x,beta_strains))
locreg$df


beta <- with(df, ksmooth.gcv(x,beta_strains))
beta$df

# plot data
plot(df$x, df$beta_strains,xlab = "Time", ylab = "Beta Strains")

lines(locavg, lwd = 2)
lines(locreg, lwd = 2, lty = 2, col = "red")
lines(beta, lwd = 2, lty = 3, col = "blue")

legend("topleft", c("supsmu", "loess", "ksmooth"),
       lty = 1:3, lwd = 2, col = c("black", "red", "blue"), bty = "n")


# -------------------------------------------------------------------------------------------------------------------
# Smoothening time series using Local Averaging, Local Regression and Kernel Regression for Gamma Strains
# -------------------------------------------------------------------------------------------------------------------

# local averaging (cv span selection)
locavg <- with(df, supsmu(x,gamma_strains))

# local regression (gcv span selection)
locreg <- with(df, loess.gcv(x,gamma_strains))
locreg$df


gamma <- with(df, ksmooth.gcv(x,gamma_strains))
gamma$df

# plot data
plot(df$x, df$gamma_strains,xlab = "Time", ylab = "Gamma Strains")

lines(locavg, lwd = 2)
lines(locreg, lwd = 2, lty = 2, col = "red")
lines(gamma, lwd = 2, lty = 3, col = "blue")

legend("topleft", c("supsmu", "loess", "ksmooth"),
       lty = 1:3, lwd = 2, col = c("black", "red", "blue"), bty = "n")


# -------------------------------------------------------------------------------------------------------------------
# Smoothening time series using Local Averaging, Local Regression and Kernel Regression for Delta Strains
# -------------------------------------------------------------------------------------------------------------------



# local averaging (cv span selection)
locavg <- with(df, supsmu(x,delta_strains))

# local regression (gcv span selection)
locreg <- with(df, loess.gcv(x,delta_strains))
locreg$df


delta <- with(df, ksmooth.gcv(x,delta_strains))
delta$df

# plot data
plot(df$x, df$delta_strains,xlab = "Time", ylab = "Delta Strains")

lines(locavg, lwd = 2)
lines(locreg, lwd = 2, lty = 2, col = "red")
lines(delta, lwd = 2, lty = 3, col = "blue")

legend("topleft", c("supsmu", "loess", "ksmooth"),
       lty = 1:3, lwd = 2, col = c("black", "red", "blue"), bty = "n")
